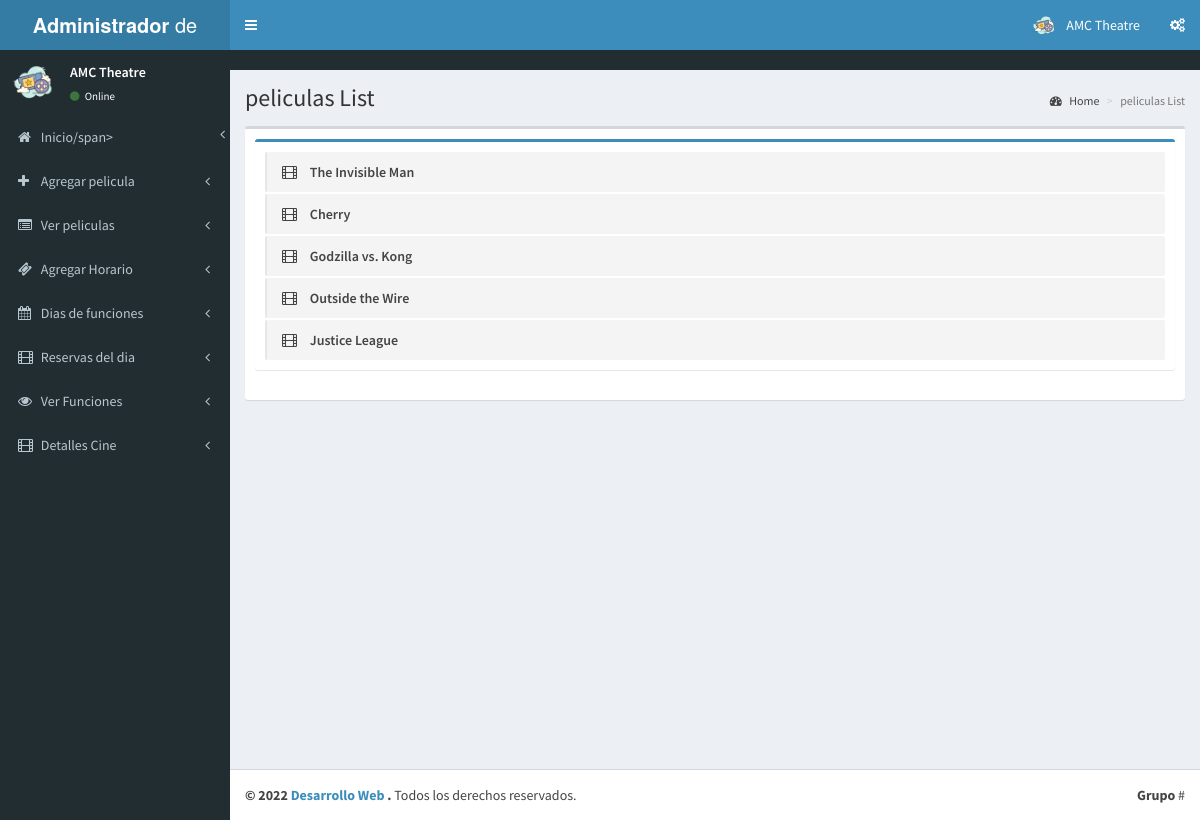
Screenshot of /theatre/pages/view_pelicula.php (signed in) with the database file from the repository.
### tables this page shows
CREATE TABLE `tbl_theatre` (
  `id` int(11) NOT NULL,
  `name` varchar(100) NOT NULL,
  `address` varchar(100) NOT NULL,
  `place` varchar(100) NOT NULL,
  `state` varchar(50) NOT NULL,
  `pin` int(11) NOT NULL
);

CREATE TABLE `tbl_pelicula` (
  `pelicula_id` int(11) NOT NULL,
  `t_id` int(11) NOT NULL COMMENT 'theatre id',
  `pelicula_name` varchar(255) NOT NULL,
  `cast` varchar(500) NOT NULL,
  `desc` varchar(1000) NOT NULL,
  `release_date` date NOT NULL,
  `image` varchar(200) NOT NULL,
  `video_url` varchar(200) NOT NULL,
  `status` int(1) NOT NULL COMMENT '0 means active '
);

### theatre/pages/view_pelicula.php (the view, shortened to what this page needs)
<?php
include('header.php');
?>
  <div class="content-wrapper">
    <section class="content-header">
      <h1>
        peliculas List
      </h1>
      <ol class="breadcrumb">
        <li><a href="index"><i class="fa fa-dashboard"></i> Home</a></li>
        <li class="active">peliculas List</li>
      </ol>
    </section>
    <section class="content">
      <div class="box">
        <div class="box-body">
            <div class="box box-primary">
            <div class="box-body">
              <ul class="todo-list">
                 <?php
                        $qry7=mysqli_query($con,"select * from tbl_pelicula");
                        if(mysqli_num_rows($qry7))
                        {
                        while($c=mysqli_fetch_array($qry7))
                        {
                        ?>
                <li>
                      <span class="handle">
                        <i class="fa fa-film"></i>
                      </span>
                  <span class="text"><?php echo $c['pelicula_name'];?></span>
                </li>
                  <?php
                       }}
                     ?>
            </div>
          </div>
        </div>
      </div>
    </section>
  </div>
  <?php
include('footer.php');
?>

### theatre/pages/header.php (shortened to what this page needs)
<?php
include('../../config.php');
$th=mysqli_query($con,"select * from tbl_theatre where id='".$_SESSION['theatre']."'");
$theatre=mysqli_fetch_array($th);
?>
<!DOCTYPE html>
<html>
<head>
  <link rel="stylesheet" href="../validation/dist/css/bootstrapValidator.css"/>
  <link rel="stylesheet" href="../bootstrap/css/bootstrap.min.css">
  <link rel="stylesheet" href="https://cdnjs.cloudflare.com/ajax/libs/font-awesome/4.5.0/css/font-awesome.min.css">
  <link rel="stylesheet" href="https://cdnjs.cloudflare.com/ajax/libs/ionicons/2.0.1/css/ionicons.min.css">
  <link rel="stylesheet" href="../dist/css/AdminLTE.min.css">
  <link rel="stylesheet" href="../dist/css/skins/_all-skins.min.css">
</head>
<body class="hold-transition skin-blue sidebar-mini">
<div class="wrapper">
  <header class="main-header">
    <a href="index.php" class="logo">
      <span class="logo-lg"><b>Administrador</b> de Cine</span>
    </a>
    <nav class="navbar navbar-static-top">
      <a href="#" class="sidebar-toggle" data-toggle="offcanvas" role="button">
      </a>
      <div class="navbar-custom-menu">
        <ul class="nav navbar-nav">
          <li class="dropdown user user-menu">
            <a href="#" class="dropdown-toggle" data-toggle="dropdown">
              <img src="cinema.png" class="user-image" alt="User Image">
              <span class="hidden-xs"><?php echo $theatre['name'];?></span>
            </a>
          </li>
          <li>
            <a href="#" data-toggle="control-sidebar"><i class="fa fa-gears"></i></a>
          </li>
        </ul>
      </div>
    </nav>
  </header>
  <aside class="main-sidebar">
    <section class="sidebar">
      <div class="user-panel">
        <div class="pull-left image">
          <img src="cinema.png" class="img-circle" alt="User Image">
        </div>
        <div class="pull-left info">
          <p><?php echo $theatre['name'];?></p>
          <a href="#"><i class="fa fa-circle text-success"></i> Online</a>
        </div>
      </div>
      <ul class="sidebar-menu">
        <li class="treeview">
          <a href="index.php">
            <i class="fa fa-home"></i> <span>Inicio/span>
            <span class="pull-right-container">
              <i class="fa fa-angle-left pull-right"></i>
            </span>
          </a>
        </li>
          <li class="treeview">
          <a href="add_pelicula.php">
            <i class="fa fa-plus"></i> <span>Agregar pelicula</span>
            <span class="pull-right-container">
              <i class="fa fa-angle-left pull-right"></i>
            </span>
          </a>
        </li>
        <li class="treeview">
          <a href="view_pelicula.php">
            <i class="fa fa-list-alt"></i> <span>Ver peliculas</span>
            <span class="pull-right-container">
              <i class="fa fa-angle-left pull-right"></i>
            </span>
          </a>
        </li>
        <li class="treeview">
          <a href="add_show.php">
            <i class="fa fa-ticket"></i> <span>Agregar Horario</span>
            <span class="pull-right-container">
              <i class="fa fa-angle-left pull-right"></i>
            </span>
          </a>
        </li>
        <li class="treeview">
          <a href="todays_shows.php">
            <i class="fa fa-calendar"></i> <span>Dias de funciones</span>
            <span class="pull-right-container">
              <i class="fa fa-angle-left pull-right"></i>
            </span>
          </a>
        </li>
        <li class="treeview">
          <a href="tickets.php">
            <i class="fa fa-film"></i> <span>Reservas del dia</span>
            <span class="pull-right-container">
              <i class="fa fa-angle-left pull-right"></i>
            </span>
          </a>
        </li>
        <li class="treeview">
          <a href="view_shows.php">
            <i class="fa fa-eye"></i> <span>Ver Funciones</span>
            <span class="pull-right-container">
              <i class="fa fa-angle-left pull-right"></i>
            </span>
          </a>
        </li>
        <li class="treeview">
          <a href="add_theatre_2.php">
            <i class="fa fa-film"></i> <span>Detalles Cine</span>
            <span class="pull-right-container">
              <i class="fa fa-angle-left pull-right"></i>
            </span>
          </a>
        </li>
      </ul>
    </section>
  </aside>

### rows the page displays
tbl_theatre: name "AMC Theatre"
tbl_pelicula: pelicula_name "The Invisible Man"
tbl_pelicula: pelicula_name "Cherry"
tbl_pelicula: pelicula_name "Godzilla vs. Kong"
tbl_pelicula: pelicula_name "Outside the Wire"
tbl_pelicula: pelicula_name "Justice League"
